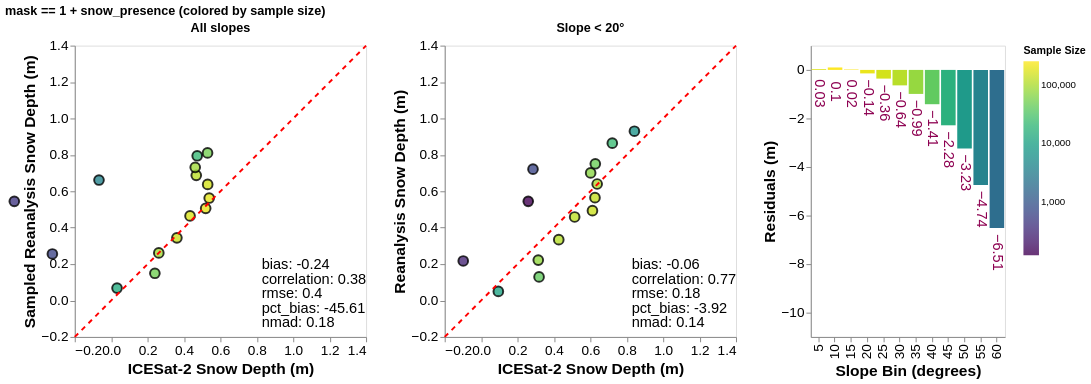

Notebook code cell kept with this figure:
### Code cell
# Same plot but colored by sample size instead of elevation
# Recompute binned data with sample sizes

def compute_binned_data_with_n(df, filter_condition, elev_min, elev_max, slope_min, slope_max, 
                        is2_col='icesat2_3dep_dif', reanalysis_col='reanalysis_sd', 
                        slope_col='slope', min_samples=100):
    """Same as compute_binned_data but also returns sample size per bin."""
    filtered_df = df[filter_condition]
    
    # All slopes by elevation
    x_medians_all, y_medians_all, n_all = [], [], []
    for e_min, e_max in zip(elev_min, elev_max):
        mask = (filtered_df['3dep.value'] > e_min) & (filtered_df['3dep.value'] < e_max)
        subset_is2 = filtered_df.loc[mask, is2_col].values
        subset_r = filtered_df.loc[mask, reanalysis_col].values
        n_samples = len(subset_is2)
        n_all.append(n_samples)
        if n_samples >= min_samples:
            x_medians_all.append(np.nanmedian(subset_is2))
            y_medians_all.append(np.nanmedian(subset_r))
        else:
            x_medians_all.append(np.nan)
            y_medians_all.append(np.nan)
    
    # Under 20 slope by elevation
    x_medians_slope, y_medians_slope, n_slope = [], [], []
    for e_min, e_max in zip(elev_min, elev_max):
        mask = (filtered_df['3dep.value'] > e_min) & (filtered_df['3dep.value'] < e_max) & (filtered_df[slope_col] < 20)
        subset_is2 = filtered_df.loc[mask, is2_col].values
        subset_r = filtered_df.loc[mask, reanalysis_col].values
        n_samples = len(subset_is2)
        n_slope.append(n_samples)
        if n_samples >= min_samples:
            x_medians_slope.append(np.nanmedian(subset_is2))
            y_medians_slope.append(np.nanmedian(subset_r))
        else:
            x_medians_slope.append(np.nan)
            y_medians_slope.append(np.nan)
    
    # Residuals by slope
    residuals, residuals_n = [], []
    for s_min, s_max in zip(slope_min, slope_max):
        mask = (filtered_df[slope_col] > s_min) & (filtered_df[slope_col] < s_max)
        subset_is2 = filtered_df.loc[mask, is2_col].values
        subset_r = filtered_df.loc[mask, reanalysis_col].values
        residuals.append(np.nanmedian(subset_is2) - np.nanmedian(subset_r))
        residuals_n.append(len(subset_is2))
    
    # Build scatter data with sample size
    elev_max_list = elev_max.tolist()
    scatter_data = pd.DataFrame({
        'x_medians': x_medians_all + x_medians_slope,
        'y_medians': y_medians_all + y_medians_slope,
        'labels': ['all_by_elevation'] * len(elev_max) + ['under_20slope'] * len(elev_max),
        'elevation_bin': elev_max_list + elev_max_list,
        'sample_size': n_all + n_slope
    })
    
    # Build residual data
    residual_data = pd.DataFrame({
        'residuals': residuals,
        'sample_size': residuals_n,
        'slope_bin': slope_max,
        'y_pos': [0.2] * len(slope_max)
    })
    residual_data['sign'] = np.where(residual_data['residuals'] >= 0, 'positive', 'negative')
    residual_data['annotation'] = residual_data['residuals'].round(2).astype(str)
    residual_data['sample_size_annotation'] = residual_data['sample_size'].astype(str)
    
    # Compute metrics (same as before)
    all_data = scatter_data[scatter_data['labels'] == 'all_by_elevation'].dropna()
    slope_data = scatter_data[scatter_data['labels'] == 'under_20slope'].dropna()
    
    all_bias = np.mean(all_data['x_medians'] - all_data['y_medians']) if len(all_data) > 1 else np.nan
    slope_bias = np.mean(slope_data['x_medians'] - slope_data['y_medians']) if len(slope_data) > 1 else np.nan
    all_cor = np.corrcoef(all_data['x_medians'], all_data['y_medians'])[0, 1] if len(all_data) > 1 else np.nan
    slope_cor = np.corrcoef(slope_data['x_medians'], slope_data['y_medians'])[0, 1] if len(slope_data) > 1 else np.nan
    all_rmse = np.sqrt(np.nanmean((all_data['x_medians'] - all_data['y_medians'])**2)) if len(all_data) > 1 else np.nan
    slope_rmse = np.sqrt(np.nanmean((slope_data['x_medians'] - slope_data['y_medians'])**2)) if len(slope_data) > 1 else np.nan
    
    all_valid = all_data[all_data['y_medians'] > 0.1]
    slope_valid = slope_data[slope_data['y_medians'] > 0.1]
    all_pct_bias = np.mean((all_valid['x_medians'] - all_valid['y_medians']) / all_valid['y_medians'] * 100) if len(all_valid) > 1 else np.nan
    slope_pct_bias = np.mean((slope_valid['x_medians'] - slope_valid['y_medians']) / slope_valid['y_medians'] * 100) if len(slope_valid) > 1 else np.nan
    
    # Compute NMAD: 1.4826 * median(|error - median(error)|)
    # error = icesat2 - reanalysis (treating reanalysis as 'truth')
    all_errors = all_data['x_medians'] - all_data['y_medians']
    slope_errors = slope_data['x_medians'] - slope_data['y_medians']
    all_nmad = 1.4826 * np.nanmedian(np.abs(all_errors - np.nanmedian(all_errors))) if len(all_data) > 1 else np.nan
    slope_nmad = 1.4826 * np.nanmedian(np.abs(slope_errors - np.nanmedian(slope_errors))) if len(slope_data) > 1 else np.nan
    
    metrics_data = pd.DataFrame({
        'metric': [all_bias, slope_bias, all_cor, slope_cor, all_rmse, slope_rmse, all_pct_bias, slope_pct_bias, all_nmad, slope_nmad],
        'metric_label': ['bias', 'bias', 'correlation', 'correlation', 'rmse', 'rmse', 'pct_bias', 'pct_bias', 'nmad', 'nmad'],
        'labels': ['all_by_elevation', 'under_20slope'] * 5,
        'x_pos': [0.8] * 10,
        'y_pos': [0.2, 0.2, 0.12, 0.12, 0.04, 0.04, -0.04, -0.04, -0.12, -0.12]
    })
    metrics_data['metric_2f'] = metrics_data['metric'].round(2)
    
    return scatter_data, residual_data, metrics_data


def create_combined_chart_sample_size(scatter_data, residual_data, metrics_data, title=''):
    """Create combined Altair chart colored by sample size (log scale)."""
    
    line_data = pd.DataFrame({'x': [-0.2, 1.4], 'y': [-0.2, 1.4]})
    
    # All slopes scatter - colored by sample size
    scatter_all = alt.layer(
        alt.Chart(scatter_data[scatter_data['labels'] == 'all_by_elevation']).mark_circle(
            size=100, stroke='black', opacity=0.8
        ).encode(
            x=alt.X('x_medians:Q', title='ICESat-2 Snow Depth (m)', scale=alt.Scale(domain=[-0.2, 1.3])),
            y=alt.Y('y_medians:Q', title='Sampled Reanalysis Snow Depth (m)', scale=alt.Scale(domain=[-0.2, 1.3])),
            color=alt.Color('sample_size:Q', title='Sample Size', scale=alt.Scale(scheme='viridis', type='log'))
        ).properties(title='All slopes'),
        alt.Chart(line_data).mark_line(color='red', strokeDash=[5, 5]).encode(x='x:Q', y='y:Q')
    ) + alt.Chart(metrics_data[metrics_data['labels'] == 'all_by_elevation']).mark_text(
        align='left', baseline='middle', dx=5, fontSize=15
    ).transform_calculate(
        annotation_text="datum.metric_label + ': ' + datum.metric_2f"
    ).encode(x='x_pos:Q', y='y_pos:Q', text='annotation_text:N')
    
    # Under 20 slope scatter - colored by sample size
    scatter_slope = alt.layer(
        alt.Chart(scatter_data[scatter_data['labels'] == 'under_20slope']).mark_circle(
            size=100, stroke='black', opacity=0.8
        ).encode(
            x=alt.X('x_medians:Q', title='ICESat-2 Snow Depth (m)', scale=alt.Scale(domain=[-0.2, 1.4])),
            y=alt.Y('y_medians:Q', title='Reanalysis Snow Depth (m)', scale=alt.Scale(domain=[-0.2, 1.4])),
            color=alt.Color('sample_size:Q', scale=alt.Scale(scheme='viridis', type='log'))
        ).properties(title='Slope < 20°'),
        alt.Chart(line_data).mark_line(color='red', strokeDash=[5, 5]).encode(x='x:Q', y='y:Q')
    ) + alt.Chart(metrics_data[metrics_data['labels'] == 'under_20slope']).mark_text(
        align='left', baseline='middle', dx=5, fontSize=15
    ).transform_calculate(
        annotation_text="datum.metric_label + ': ' + datum.metric_2f"
    ).encode(x='x_pos:Q', y='y_pos:Q', text='annotation_text:N')
    
    # Residuals bar chart - colored by sample size
    residuals_chart = alt.Chart(residual_data).mark_bar().encode(
        x=alt.X('slope_bin:O', title='Slope Bin (degrees)'),
        y=alt.Y('residuals:Q', title='Residuals (m)', scale=alt.Scale(domain=[-10.25, 1.])),
        color=alt.Color('sample_size:Q', title='Sample Size', scale=alt.Scale(scheme='viridis', type='log'))
    ).properties(width=200) + alt.Chart(residual_data).mark_text(
        align='center', angle=90, color='#8D0051', baseline='bottom', dy=7, dx=25, fontSize=15
    ).encode(x='slope_bin:O', y='residuals:Q', text='annotation:Q')
    
    combined = alt.hconcat(
        alt.hconcat(scatter_all, scatter_slope), 
        residuals_chart
    ).properties(title=title).configure_axis(grid=False, labelFontSize=14, titleFontSize=16)
    
    return combined


# Generate plot colored by sample size
scatter_mask_g_n, residual_mask_g_n, metrics_mask_g_n = compute_binned_data_with_n(
    atl06sr_gdf, filter_mask_snow, elev_min, elev_max, slope_min_granular, slope_max_granular
)
print_metrics_summary(metrics_mask_g_n, "mask == 1 + snow_presence (granular slope bins) - colored by sample size")
create_combined_chart_sample_size(scatter_mask_g_n, residual_mask_g_n, metrics_mask_g_n, 
                                   title='mask == 1 + snow_presence (colored by sample size)')

### Figure 1 — Vega-Lite specification as saved in the notebook (floating-point values rounded to 4 significant figures)
{"config": {"view": {"continuousWidth": 300, "continuousHeight": 300}, "axis": {"grid": false, "labelFontSize": 14, "titleFontSize": 16}}, "hconcat": [{"hconcat": [{"layer": [{"data": {"name": "data-6fa1008853c0534005990624d383a53f"}, "mark": {"type": "circle", "opacity": 0.8, "size": 100, "stroke": "black"}, "encoding": {"color": {"field": "sample_size", "scale": {"scheme": "viridis", "type": "log"}, "title": "Sample Size", "type": "quantitative"}, "x": {"field": "x_medians", "scale": {"domain": [-0.2, 1.3]}, "title": "ICESat-2 Snow Depth (m)", "type": "quantitative"}, "y": {"field": "y_medians", "scale": {"domain": [-0.2, 1.3]}, "title": "Sampled Reanalysis Snow Depth (m)", "type": "quantitative"}}, "title": "All slopes"}, {"data": {"name": "data-cd27906f33c5e329deb7218c38520214"}, "mark": {"type": "line", "color": "red", "strokeDash": [5, 5]}, "encoding": {"x": {"field": "x", "type": "quantitative"}, "y": {"field": "y", "type": "quantitative"}}}, {"data": {"name": "data-967467cf6bc5c9947155318168e830b1"}, "mark": {"type": "text", "align": "left", "baseline": "middle", "dx": 5, "fontSize": 15}, "encoding": {"text": {"field": "annotation_text", "type": "nominal"}, "x": {"field": "x_pos", "type": "quantitative"}, "y": {"field": "y_pos", "type": "quantitative"}}, "transform": [{"calculate": "datum.metric_label + ': ' + datum.metric_2f", "as": "annotation_text"}]}]}, {"layer": [{"data": {"name": "data-aee51d3cb5d3231ff8caff4d25a83b8a"}, "mark": {"type": "circle", "opacity": 0.8, "size": 100, "stroke": "black"}, "encoding": {"color": {"field": "sample_size", "scale": {"scheme": "viridis", "type": "log"}, "type": "quantitative"}, "x": {"field": "x_medians", "scale": {"domain": [-0.2, 1.4]}, "title": "ICESat-2 Snow Depth (m)", "type": "quantitative"}, "y": {"field": "y_medians", "scale": {"domain": [-0.2, 1.4]}, "title": "Reanalysis Snow Depth (m)", "type": "quantitative"}}, "title": "Slope < 20°"}, {"data": {"name": "data-cd27906f33c5e329deb7218c38520214"}, "mark": {"type": "line", "color": "red", "strokeDash": [5, 5]}, "encoding": {"x": {"field": "x", "type": "quantitative"}, "y": {"field": "y", "type": "quantitative"}}}, {"data": {"name": "data-72cc469a8ab805d63e17380b0030467d"}, "mark": {"type": "text", "align": "left", "baseline": "middle", "dx": 5, "fontSize": 15}, "encoding": {"text": {"field": "annotation_text", "type": "nominal"}, "x": {"field": "x_pos", "type": "quantitative"}, "y": {"field": "y_pos", "type": "quantitative"}}, "transform": [{"calculate": "datum.metric_label + ': ' + datum.metric_2f", "as": "annotation_text"}]}]}]}, {"layer": [{"mark": {"type": "bar"}, "encoding": {"color": {"field": "sample_size", "scale": {"scheme": "viridis", "type": "log"}, "title": "Sample Size", "type": "quantitative"}, "x": {"field": "slope_bin", "title": "Slope Bin (degrees)", "type": "ordinal"}, "y": {"field": "residuals", "scale": {"domain": [-10.25, 1.0]}, "title": "Residuals (m)", "type": "quantitative"}}}, {"mark": {"type": "text", "align": "center", "angle": 90, "baseline": "bottom", "color": "#8D0051", "dx": 25, "dy": 7, "fontSize": 15}, "encoding": {"text": {"field": "annotation", "type": "quantitative"}, "x": {"field": "slope_bin", "type": "ordinal"}, "y": {"field": "residuals", "type": "quantitative"}}}], "data": {"name": "data-6a0697893dc52ecbfe0b7504850e5455"}, "width": 200}], "title": "mask == 1 + snow_presence (colored by sample size)", "$schema": "https://vega.github.io/schema/vega-lite/v5.20.1.json", "datasets": {"data-6fa1008853c0534005990624d383a53f": [{"x_medians": null, "y_medians": null, "labels": "all_by_elevation", "elevation_bin": 1200, "sample_size": 16}, {"x_medians": -0.323, "y_medians": 0.2558, "labels": "all_by_elevation", "elevation_bin": 1400, "sample_size": 598}, {"x_medians": 0.0322, "y_medians": 0.0682, "labels": "all_by_elevation", "elevation_bin": 1600, "sample_size": 13803}, {"x_medians": 0.24, "y_medians": 0.1496, "labels": "all_by_elevation", "elevation_bin": 1800, "sample_size": 50437}, {"x_medians": 0.2616, "y_medians": 0.2614, "labels": "all_by_elevation", "elevation_bin": 2000, "sample_size": 91454}, {"x_medians": 0.3609, "y_medians": 0.3444, "labels": "all_by_elevation", "elevation_bin": 2200, "sample_size": 140359}, {"x_medians": 0.4331, "y_medians": 0.4648, "labels": "all_by_elevation", "elevation_bin": 2400, "sample_size": 169446}, {"x_medians": 0.5191, "y_medians": 0.5064, "labels": "all_by_elevation", "elevation_bin": 2600, "sample_size": 199017}, {"x_medians": 0.5384, "y_medians": 0.563, "labels": "all_by_elevation", "elevation_bin": 2800, "sample_size": 190230}, {"x_medians": 0.53, "y_medians": 0.6379, "labels": "all_by_elevation", "elevation_bin": 3000, "sample_size": 158154}, {"x_medians": 0.4673, "y_medians": 0.6876, "labels": "all_by_elevation", "elevation_bin": 3200, "sample_size": 118421}, {"x_medians": 0.4615, "y_medians": 0.7316, "labels": "all_by_elevation", "elevation_bin": 3400, "sample_size": 87647}, {"x_medians": 0.5293, "y_medians": 0.8108, "labels": "all_by_elevation", "elevation_bin": 3600, "sample_size": 51914}, {"x_medians": 0.4724, "y_medians": 0.795, "labels": "all_by_elevation", "elevation_bin": 3800, "sample_size": 21437}, {"x_medians": -0.06693, "y_medians": 0.6618, "labels": "all_by_elevation", "elevation_bin": 4000, "sample_size": 3722}, {"x_medians": -0.5321, "y_medians": 0.545, "labels": "all_by_elevation", "elevation_bin": 4200, "sample_size": 437}, {"x_medians": null, "y_medians": null, "labels": "all_by_elevation", "elevation_bin": 4400, "sample_size": 11}], "data-cd27906f33c5e329deb7218c38520214": [{"x": -0.2, "y": -0.2}, {"x": 1.4, "y": 1.4}], "data-967467cf6bc5c9947155318168e830b1": [{"metric": -0.2373, "metric_label": "bias", "labels": "all_by_elevation", "x_pos": 0.8, "y_pos": 0.2, "metric_2f": -0.24}, {"metric": 0.3838, "metric_label": "correlation", "labels": "all_by_elevation", "x_pos": 0.8, "y_pos": 0.12, "metric_2f": 0.38}, {"metric": 0.3962, "metric_label": "rmse", "labels": "all_by_elevation", "x_pos": 0.8, "y_pos": 0.04, "metric_2f": 0.4}, {"metric": -45.61, "metric_label": "pct_bias", "labels": "all_by_elevation", "x_pos": 0.8, "y_pos": -0.04, "metric_2f": -45.61}, {"metric": 0.1844, "metric_label": "nmad", "labels": "all_by_elevation", "x_pos": 0.8, "y_pos": -0.12, "metric_2f": 0.18}], "data-aee51d3cb5d3231ff8caff4d25a83b8a": [{"x_medians": null, "y_medians": null, "labels": "under_20slope", "elevation_bin": 1200, "sample_size": 5}, {"x_medians": -0.0983, "y_medians": 0.2172, "labels": "under_20slope", "elevation_bin": 1400, "sample_size": 281}, {"x_medians": 0.09448, "y_medians": 0.0502, "labels": "under_20slope", "elevation_bin": 1600, "sample_size": 10737}, {"x_medians": 0.3182, "y_medians": 0.1298, "labels": "under_20slope", "elevation_bin": 1800, "sample_size": 40903}, {"x_medians": 0.3138, "y_medians": 0.222, "labels": "under_20slope", "elevation_bin": 2000, "sample_size": 75112}, {"x_medians": 0.4264, "y_medians": 0.3344, "labels": "under_20slope", "elevation_bin": 2200, "sample_size": 112313}, {"x_medians": 0.5137, "y_medians": 0.4588, "labels": "under_20slope", "elevation_bin": 2400, "sample_size": 122472}, {"x_medians": 0.6114, "y_medians": 0.4934, "labels": "under_20slope", "elevation_bin": 2600, "sample_size": 140311}, {"x_medians": 0.6253, "y_medians": 0.5648, "labels": "under_20slope", "elevation_bin": 2800, "sample_size": 132841}, {"x_medians": 0.6373, "y_medians": 0.64, "labels": "under_20slope", "elevation_bin": 3000, "sample_size": 100758}, {"x_medians": 0.6015, "y_medians": 0.7008, "labels": "under_20slope", "elevation_bin": 3200, "sample_size": 68403}, {"x_medians": 0.6271, "y_medians": 0.7512, "labels": "under_20slope", "elevation_bin": 3400, "sample_size": 46518}, {"x_medians": 0.7204, "y_medians": 0.8642, "labels": "under_20slope", "elevation_bin": 3600, "sample_size": 22875}, {"x_medians": 0.8419, "y_medians": 0.93, "labels": "under_20slope", "elevation_bin": 3800, "sample_size": 6723}, {"x_medians": 0.2849, "y_medians": 0.7214, "labels": "under_20slope", "elevation_bin": 4000, "sample_size": 639}, {"x_medians": 0.2587, "y_medians": 0.545, "labels": "under_20slope", "elevation_bin": 4200, "sample_size": 121}, {"x_medians": null, "y_medians": null, "labels": "under_20slope", "elevation_bin": 4400, "sample_size": 11}], "data-72cc469a8ab805d63e17380b0030467d": [{"metric": -0.05642, "metric_label": "bias", "labels": "under_20slope", "x_pos": 0.8, "y_pos": 0.2, "metric_2f": -0.06}, {"metric": 0.7661, "metric_label": "correlation", "labels": "under_20slope", "x_pos": 0.8, "y_pos": 0.12, "metric_2f": 0.77}, {"metric": 0.1827, "metric_label": "rmse", "labels": "under_20slope", "x_pos": 0.8, "y_pos": 0.04, "metric_2f": 0.18}, {"metric": -3.922, "metric_label": "pct_bias", "labels": "under_20slope", "x_pos": 0.8, "y_pos": -0.04, "metric_2f": -3.92}, {"metric": 0.1433, "metric_label": "nmad", "labels": "under_20slope", "x_pos": 0.8, "y_pos": -0.12, "metric_2f": 0.14}], "data-6a0697893dc52ecbfe0b7504850e5455": [{"residuals": 0.03222, "sample_size": 173108, "slope_bin": 5, "y_pos": 0.2, "sign": "positive", "annotation": "0.03", "sample_size_annotation": "173108"}, {"residuals": 0.1009, "sample_size": 255863, "slope_bin": 10, "y_pos": 0.2, "sign": "positive", "annotation": "0.1", "sample_size_annotation": "255863"}, {"residuals": 0.01996, "sample_size": 246475, "slope_bin": 15, "y_pos": 0.2, "sign": "positive", "annotation": "0.02", "sample_size_annotation": "246475"}, {"residuals": -0.1439, "sample_size": 201829, "slope_bin": 20, "y_pos": 0.2, "sign": "negative", "annotation": "-0.14", "sample_size_annotation": "201829"}, {"residuals": -0.3579, "sample_size": 154907, "slope_bin": 25, "y_pos": 0.2, "sign": "negative", "annotation": "-0.36", "sample_size_annotation": "154907"}, {"residuals": -0.6366, "sample_size": 113220, "slope_bin": 30, "y_pos": 0.2, "sign": "negative", "annotation": "-0.64", "sample_size_annotation": "113220"}, {"residuals": -0.9891, "sample_size": 77444, "slope_bin": 35, "y_pos": 0.2, "sign": "negative", "annotation": "-0.99", "sample_size_annotation": "77444"}, {"residuals": -1.413, "sample_size": 39862, "slope_bin": 40, "y_pos": 0.2, "sign": "negative", "annotation": "-1.41", "sample_size_annotation": "39862"}, {"residuals": -2.281, "sample_size": 16114, "slope_bin": 45, "y_pos": 0.2, "sign": "negative", "annotation": "-2.28", "sample_size_annotation": "16114"}, {"residuals": -3.234, "sample_size": 7624, "slope_bin": 50, "y_pos": 0.2, "sign": "negative", "annotation": "-3.23", "sample_size_annotation": "7624"}, {"residuals": -4.739, "sample_size": 3605, "slope_bin": 55, "y_pos": 0.2, "sign": "negative", "annotation": "-4.74", "sample_size_annotation": "3605"}, {"residuals": -6.514, "sample_size": 1884, "slope_bin": 60, "y_pos": 0.2, "sign": "negative", "annotation": "-6.51", "sample_size_annotation": "1884"}]}}
